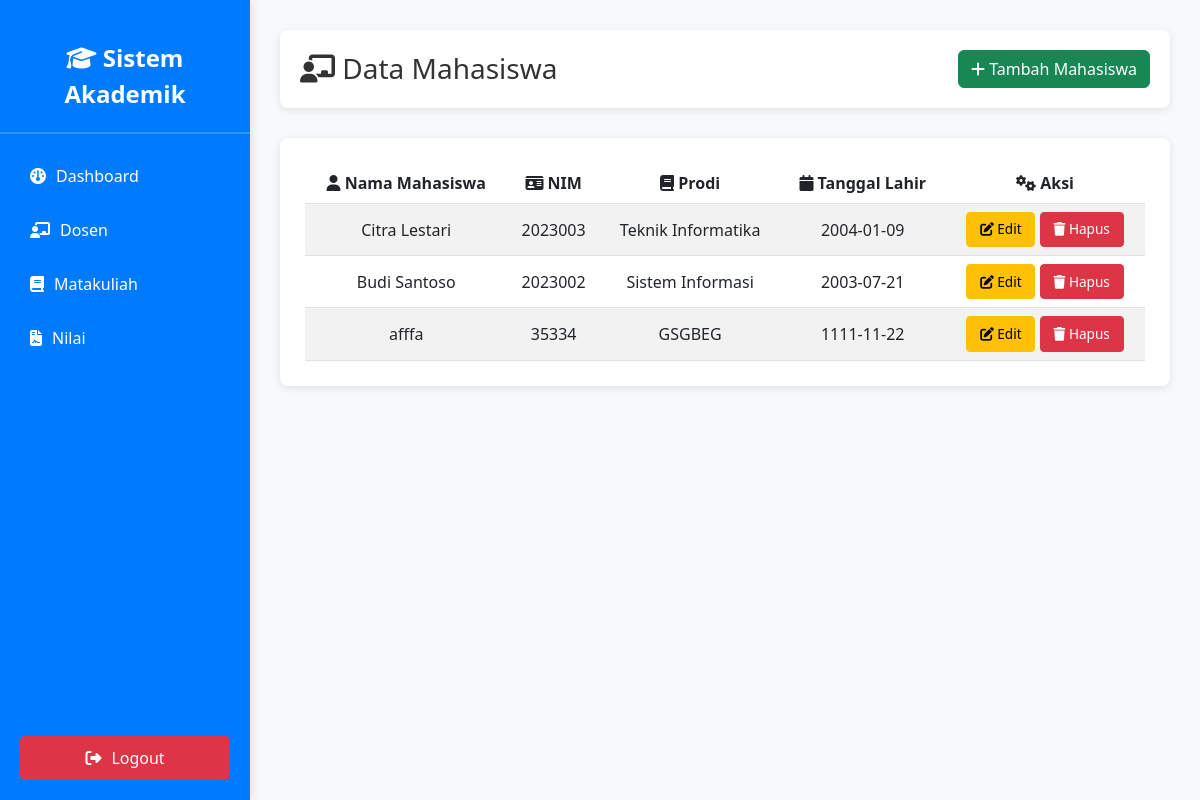
The page /admin/mahasiswa.php (signed in) on the database its author committed.
### tables this page shows
CREATE TABLE `mahasiswa` (
  `id_mahasiswa` int(11) NOT NULL,
  `nama` varchar(50) NOT NULL,
  `nim` int(15) NOT NULL,
  `prodi` varchar(50) NOT NULL,
  `tanggal_lahir` date NOT NULL
);

### admin/mahasiswa.php (the view, shortened to what this page needs)
<?php
include '../database/koneksi.php';
?>
<!DOCTYPE html>
<html>
<head>
    <link rel="stylesheet" href="https://cdn.jsdelivr.net/npm/bootstrap@5.3.0/dist/css/bootstrap.min.css">
    <link rel="stylesheet" href="https://cdnjs.cloudflare.com/ajax/libs/font-awesome/6.5.1/css/all.min.css">
    <link rel="stylesheet" href="../assets/css/style.css">
</head>
<body>
    <div class="sidebar">
        <div class="sidebar-brand">
            <i class="fa-solid fa-graduation-cap"></i> Sistem Akademik
        </div>
            <div class="nav-item">
            <a href="dashboard.php">
                <i class="fa-solid fa-gauge"></i> Dashboard
            </a>
        </div>
        <div class="nav-item">
            <a href="dosen.php">
                <i class="fa-solid fa-chalkboard-user"></i> Dosen
            </a>
        </div>
        <div class="nav-item">
            <a href="matakuliah.php">
                <i class="fa-solid fa-book"></i> Matakuliah
            </a>
        </div>
        <div class="nav-item">
            <a href="nilai.php">
                <i class="fa-solid fa-file-contract"></i> Nilai
            </a>
        </div>
        <div class="nav-item logout">
            <a href="../logout.php">
                <i class="fa-solid fa-right-from-bracket"></i> Logout
            </a>
        </div>
    </div>
    <div class="main-content">
        <div class="page-header">
            <h3><i class="fa-solid fa-chalkboard-user"></i> Data Mahasiswa</h3>
            <button class="btn btn-success" data-bs-toggle="modal" data-bs-target="#modalTambah">
                <i class="fa-solid fa-plus"></i> Tambah Mahasiswa
            </button>
        </div>
        <div class="table-container">
            <?php
            $data = mysqli_query($koneksi, "SELECT * FROM mahasiswa ORDER BY nama DESC");
            $count = mysqli_num_rows($data);
            if ($count > 0) {
            ?>
            <table class="table table-striped table-hover">
                <thead>
                    <tr class="text-center">
                        <th><i class="fa-solid fa-user"></i> Nama Mahasiswa</th>
                        <th class="text-center"><i class="fa-solid fa-id-card"></i> NIM</th>
                        <th class="text-center"><i class="fa-solid fa-book"></i> Prodi</th>
                        <th class="text-center"><i class="fa-solid fa-calendar"></i> Tanggal Lahir</th>
                        <th class="text-center"><i class="fa-solid fa-cogs"></i> Aksi</th>
                    </tr>
                </thead>
                <tbody>
                    <?php
                    mysqli_data_seek($data, 0);
                    while ($row = mysqli_fetch_assoc($data)) {
                    ?>
                    <tr>
                        <td class="text-center"><?= $row['nama'] ?></td>
                        <td class="text-center"><?= $row['nim'] ?></td>
                        <td class="text-center"><?= $row['prodi'] ?></td>
                        <td class="text-center"><?= $row['tanggal_lahir'] ?></td>
                        <td class="text-center">
                            <button class="btn btn-warning btn-sm" data-bs-toggle="modal" data-bs-target="#modalEdit<?= $row['nim'] ?>">
                                <i class="fa-solid fa-edit"></i> Edit
                            </button>
                            <a href="?hapus=<?= $row['nim'] ?>" class="btn btn-danger btn-sm" onclick="return confirm('Yakin ingin menghapus dosen ini?')">
                                <i class="fa-solid fa-trash"></i> Hapus
                            </a>
                        </td>
                    </tr>
                    <?php } ?>
                </tbody>
            </table>
            <?php
            } else {
                echo '<div class="no-data"><i class="fa-solid fa-inbox" style="font-size: 48px; margin-bottom: 10px;"></i><p>Tidak ada data mahasiswa</p></div>';
            }
            ?>
        </div>
    </div>
</body>
</html>

### assets/css/style.css (style rules this page uses)
body { display: flex; background-color: #f8f9fa; margin: 0; }
.sidebar { width: 250px; background-color: #007bff; min-height: 100vh; padding: 20px 0; position: fixed; left: 0; top: 0; box-shadow: 2px 0 8px rgba(0, 0, 0, 0.1); }
.sidebar-brand { color: white; font-size: 24px; font-weight: bold; padding: 20px; text-align: center; border-bottom: 2px solid rgba(255, 255, 255, 0.2); margin-bottom: 20px; }
.sidebar .nav-item { padding: 10px 20px; margin: 10px; border-radius: 5px; transition: all 0.3s ease; }
.sidebar .nav-item a { color: white; text-decoration: none; display: flex; align-items: center; gap: 10px; }
.main-content { margin-left: 250px; width: calc(100% - 250px); padding: 30px; }
.page-header { background: white; padding: 20px; border-radius: 8px; box-shadow: 0 2px 8px rgba(0, 0, 0, 0.1); margin-bottom: 30px; display: flex; justify-content: space-between; align-items: center; }
.page-header h3 { margin: 0; color: #333; }
.table-container { background: white; padding: 25px; border-radius: 8px; box-shadow: 0 2px 8px rgba(0, 0, 0, 0.1); }
.table { margin-bottom: 0; }
.table thead { background-color: #007bff; color: white; }
.btn-sm { padding: 0.4rem 0.8rem; font-size: 0.85rem; }
.nav-item.logout { position: absolute; bottom: 20px; left: 20px; right: 20px; margin: 0; width: calc(100% - 40px); background-color: #dc3545; padding: 10px 20px; border-radius: 5px; text-align: center; }
.nav-item.logout a { justify-content: center; }
.text-center { text-align: center; vertical-align: middle; }

### rows shown on the page
mahasiswa: nama "Citra Lestari", nim "2023003", prodi "Teknik Informatika", tanggal_lahir "2004-01-09"
mahasiswa: nama "Budi Santoso", nim "2023002", prodi "Sistem Informasi", tanggal_lahir "2003-07-21"
mahasiswa: nama "afffa", nim "35334", prodi "GSGBEG", tanggal_lahir "1111-11-22"
